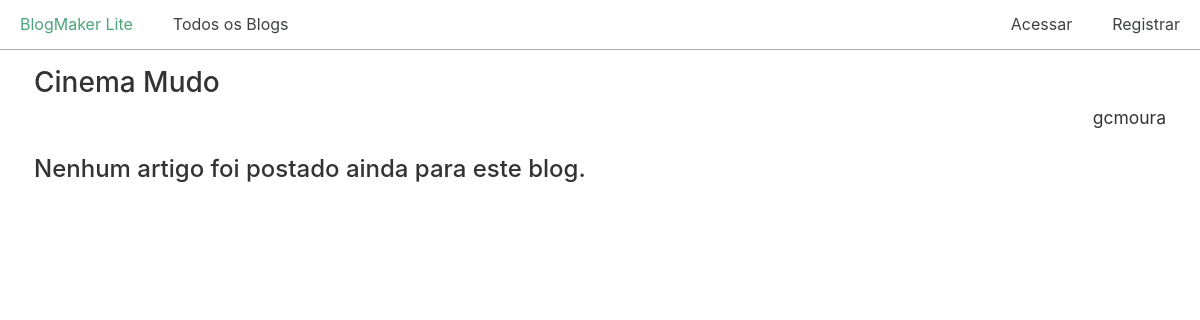
The app's page /blogs/1/, older data.
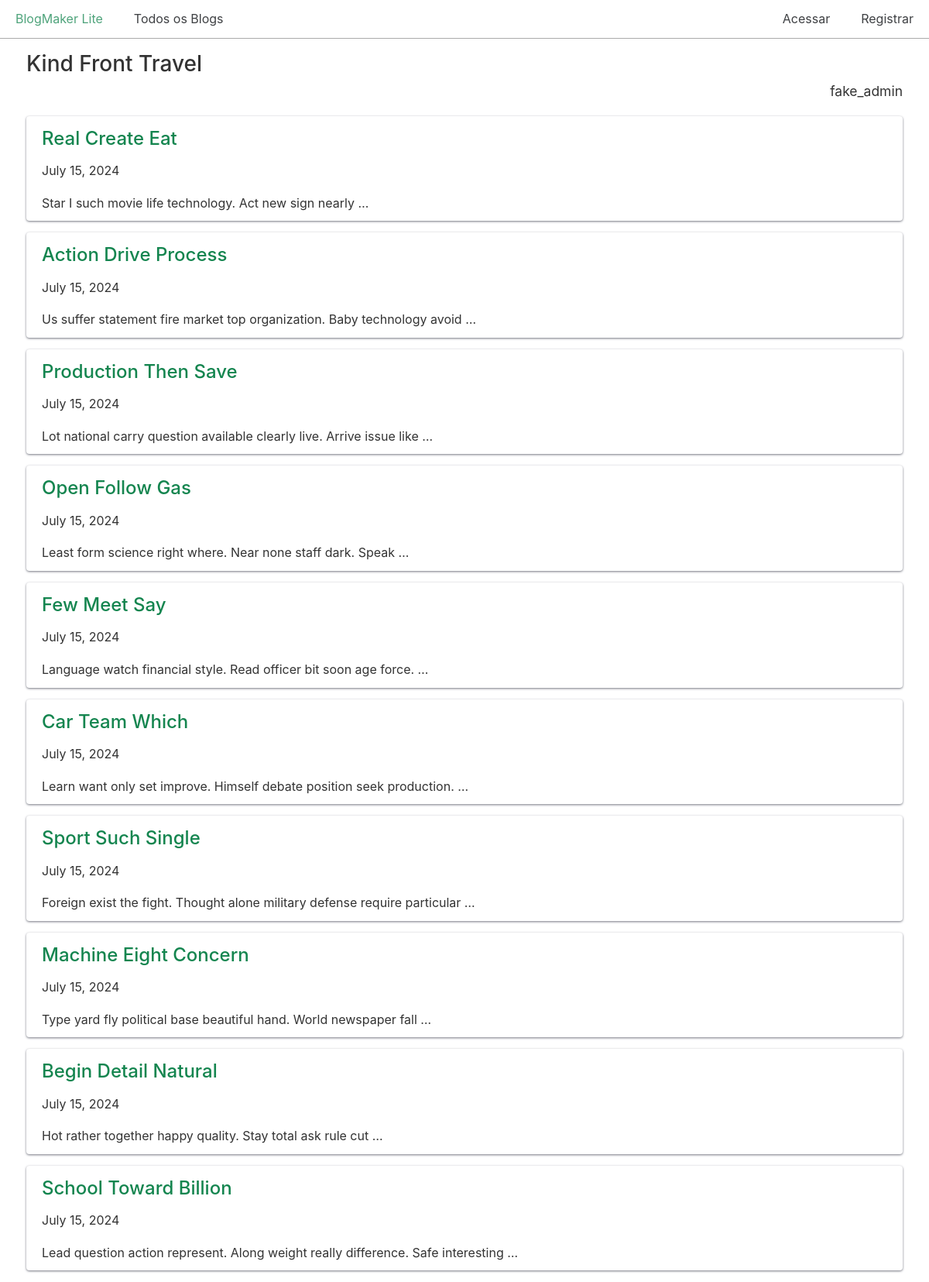
The same page, newer data.
### blogs/models.py (models this page shows, shortened)
class Blog(models.Model):
    title = models.CharField(max_length=200)
    description = models.TextField()
    date_added = models.DateTimeField(auto_now_add=True)
    owner = models.ForeignKey(User, on_delete=models.CASCADE) ## adicionado para controlar o 'dono' do Blog

class BlogPost(models.Model):
    title = models.CharField(max_length=500)
    body = models.TextField()
    blog = models.ForeignKey(Blog, on_delete=models.CASCADE)
    date_added = models.DateTimeField(auto_now_add=True)

### blogs/views.py (the view)
# urls.py: path("blogs/<int:blog_id>/", views.blog, name="blog"),
def blog(request, blog_id):
    blog = Blog.objects.get(id=blog_id)
    posts = blog.blogpost_set.all()
    context = {
        "blog": blog,
        "posts": posts,
    }
    return render(request, "blogs/blog.html", context)

### blogs/templates/blogs/blog.html (shortened to what this page needs)
{% extends "blogs/base.html" %}
{% block content %}
  <h2>{{ blog.title }}</h2>
  <p class="text-right blog-owner">{{ blog.owner.username }}</p>
  {% for post in posts %}
    <div class="card">
      <header>
        <h3><a href="{% url 'blogs:post' post.id %}">
            {{ post.title }}</a></h3>
      </header>
      <p>{{ post.date_added|date:"DATE_FORMAT"}}</p>
      <p>{{ post.body|truncatewords:10 }}</p>
    </div>
  {% empty %}
    <h3>Nenhum artigo foi postado ainda para este blog.</h3>
  {% endfor %}
{% endblock content %}

### blogs/templates/blogs/base.html (shortened to what this page needs)
{% load static %}
<!doctype html>
<html lang="en-US">
  <head>
    <link href="{% static 'chota.css' %}" rel="stylesheet" type="text/css">
    <link href="{% static 'custom.css' %}" rel="stylesheet" type="text/css">
  </head>
  <body>
    <nav class="nav">
      <div class="nav-left">
        <a class="active" href="{% url 'blogs:index' %}">BlogMaker Lite</a>
        <a href="{% url 'blogs:blogs' %}">Todos os Blogs</a>
      </div>
      <div class="nav-right">
        {% if user.is_authenticated %}
          <span class="is-vertical-align">Olá, {{ user.username }}.</span>
          <form action="{% url 'accounts:logout' %}" method="post" class="is-vertical-align">
          {% csrf_token %}
            <button class="button outline">Sair</button>
          </form>
        {% else %}
          <a href="{% url 'accounts:login' %}">Acessar</a>
          <a href="{% url 'accounts:register' %}">Registrar</a>
        {% endif %}
      </div>
    </nav>
    <div class="container">
      {% block content %}{% endblock content %}
    </div>
  </body>
</html>

### css/chota.css (style rules this page uses)
:root { --bg-color: #fff; --bg-secondary-color: #f3f3f6; --color-primary: #14854f; --color-lightGrey: #d2d6dd; --color-grey: #747681; --color-darkGrey: #3f4144; --color-error: #d43939; --color-success: #28bd14; --grid-maxWidth: 120rem; --grid-gutter: 2rem; --font-size: 1.6rem; --font-color: #333; --font-family-sans: -apple-system, "BlinkMacSystemFont", "Avenir", "Avenir Next", "Segoe UI", "Roboto", "Oxygen", "Ubuntu", "Cantarell", "Fira Sans", "Droid Sans", "Helvetica Neue", sans-serif; --font-family-mono: monaco, "Consolas", "Lucida Console", monospace; }
html { -webkit-box-sizing: border-box; box-sizing: border-box; font-size: 62.5%; line-height: 1.15; -webkit-text-size-adjust: 100%; -moz-text-size-adjust: 100%; -ms-text-size-adjust: 100%; text-size-adjust: 100%; }
*, *::before, *::after { -webkit-box-sizing: inherit; box-sizing: inherit; }
body { background-color: var(--bg-color); line-height: 1.6; font-size: var(--font-size); color: var(--font-color); font-family: "Segoe UI", "Helvetica Neue", sans-serif; font-family: var(--font-family-sans); margin: 0; padding: 0; }
h1, h2, h3, h4, h5, h6 { font-weight: 500; margin: 0.35em 0 0.7em; }
h2 { font-size: 1.75em; }
h3 { font-size: 1.5em; }
a { color: var(--color-primary); text-decoration: none; }
p { margin-top: 0; }
.container { max-width: var(--grid-maxWidth); margin: 0 auto; width: 96%; padding: 0 calc(var(--grid-gutter) / 2); }
::placeholder { color: #bdbfc4; }
.nav { display: -webkit-box; display: -ms-flexbox; display: flex; min-height: 5rem; -webkit-box-align: stretch; -ms-flex-align: stretch; align-items: stretch; }
.nav-center, .nav-left, .nav-right { display: -webkit-box; display: -ms-flexbox; display: flex; -webkit-box-flex: 1; -ms-flex: 1; flex: 1; }
.nav-left { -webkit-box-pack: start; -ms-flex-pack: start; justify-content: flex-start; }
.nav-right { -webkit-box-pack: end; -ms-flex-pack: end; justify-content: flex-end; }
.nav a, .nav .brand { text-decoration: none; display: -webkit-box; display: -ms-flexbox; display: flex; -webkit-box-align: center; -ms-flex-align: center; align-items: center; padding: 1rem 2rem; color: var(--color-darkGrey); }
.nav [aria-current="page"]:not(.button), .nav .active:not(.button) { color: #000; color: var(--color-primary); }
.card { padding: 1rem 2rem; border-radius: 4px; background: var(--bg-color); -webkit-box-shadow: 0 1px 3px var(--color-grey); box-shadow: 0 1px 3px var(--color-grey); }
.card p:last-child { margin: 0; }
.card header > * { margin-top: 0; margin-bottom: 1rem; }
.text-right { text-align: right; }

### css/custom.css (style rules this page uses)
.nav { border-bottom: 1px solid #aaa; }
.card { margin-bottom: 15px; }
p.blog-owner { font-size: 1.75rem; margin-top: -20px; }

Row changes from the older to the newer data that the page shows:
changed Blog: title "Cinema Mudo" → "Kind Front Travel"; owner.username "gcmoura" → "fake_admin"
now on this page (row edited): BlogPost: title "Real Create Eat", date_added "July 15, 2024", body "Star I such movie life technology. Act new sign nearly …"
added BlogPost: title "Action Drive Process", date_added "July 15, 2024", body "Us suffer statement fire market top organization. Baby technology avoid …"
added BlogPost: title "Production Then Save", date_added "July 15, 2024", body "Lot national carry question available clearly live. Arrive issue like …"
added BlogPost: title "Open Follow Gas", date_added "July 15, 2024", body "Least form science right where. Near none staff dark. Speak …"
added BlogPost: title "Few Meet Say", date_added "July 15, 2024", body "Language watch financial style. Read officer bit soon age force. …"
added BlogPost: title "Car Team Which", date_added "July 15, 2024", body "Learn want only set improve. Himself debate position seek production. …"
added BlogPost: title "Sport Such Single", date_added "July 15, 2024", body "Foreign exist the fight. Thought alone military defense require particular …"
added BlogPost: title "Machine Eight Concern", date_added "July 15, 2024", body "Type yard fly political base beautiful hand. World newspaper fall …"
added BlogPost: title "Begin Detail Natural", date_added "July 15, 2024", body "Hot rather together happy quality. Stay total ask rule cut …"
added BlogPost: title "School Toward Billion", date_added "July 15, 2024", body "Lead question action represent. Along weight really difference. Safe interesting …"
Text that changed along with them:
text no longer shown: "Nenhum artigo foi postado ainda para este blog."
